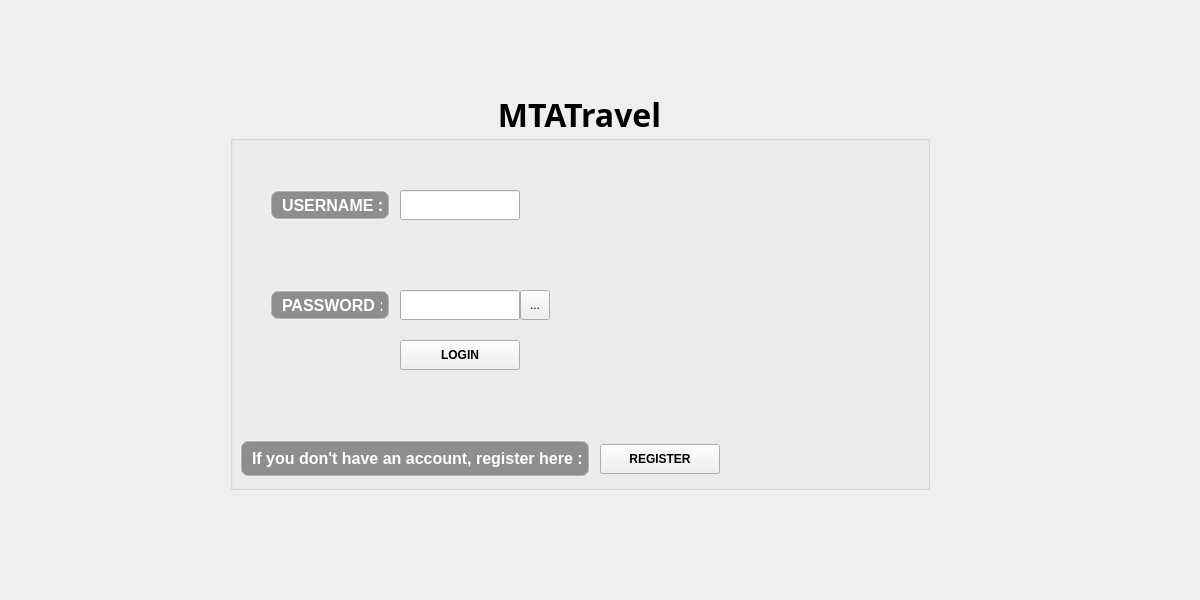
<?xml version="1.0" encoding="UTF-8"?>
<ui version="4.0">
 <class>MainWindow</class>
 <widget class="QMainWindow" name="MainWindow">
  <property name="geometry">
   <rect>
    <x>0</x>
    <y>0</y>
    <width>1200</width>
    <height>600</height>
   </rect>
  </property>
  <property name="windowTitle">
   <string>MTATravel</string>
  </property>
  <widget class="QWidget" name="centralwidget">
   <property name="styleSheet">
    <string notr="true">#centralwidget{
	background-image: url(:/images/assets/00.jpg);
background-repeat: no-repeat;
background-position: center;
}</string>
   </property>
   <widget class="QGroupBox" name="groupBox">
    <property name="geometry">
     <rect>
      <x>230</x>
      <y>90</y>
      <width>700</width>
      <height>400</height>
     </rect>
    </property>
    <property name="palette">
     <palette>
      <active/>
      <inactive/>
      <disabled/>
     </palette>
    </property>
    <property name="font">
     <font>
      <family>Swis721 BlkOul BT</family>
      <pointsize>24</pointsize>
      <italic>false</italic>
      <bold>true</bold>
     </font>
    </property>
    <property name="styleSheet">
     <string notr="true">background-repeat: no-repeat;
background-position: center;
border-color: qradialgradient(spread:repeat, cx:0.5, cy:0.5, radius:0.077, fx:0.5, fy:0.5, stop:0 rgba(0, 169, 255, 147), stop:0.497326 rgba(0, 0, 0, 147), stop:1 rgba(0, 169, 255, 147));</string>
    </property>
    <property name="title">
     <string>MTATravel</string>
    </property>
    <property name="alignment">
     <set>Qt::AlignmentFlag::AlignCenter</set>
    </property>
    <widget class="QLabel" name="label">
     <property name="geometry">
      <rect>
       <x>40</x>
       <y>100</y>
       <width>120</width>
       <height>30</height>
      </rect>
     </property>
     <property name="palette">
      <palette>
       <active>
        <colorrole role="WindowText">
         <brush brushstyle="SolidPattern">
          <color alpha="255">
           <red>0</red>
           <green>0</green>
           <blue>0</blue>
          </color>
         </brush>
        </colorrole>
        <colorrole role="Button">
         <brush brushstyle="SolidPattern">
          <color alpha="102">
           <red>0</red>
           <green>0</green>
           <blue>0</blue>
          </color>
         </brush>
        </colorrole>
        <colorrole role="Text">
         <brush brushstyle="SolidPattern">
          <color alpha="255">
           <red>255</red>
           <green>255</green>
           <blue>255</blue>
          </color>
         </brush>
        </colorrole>
        <colorrole role="ButtonText">
         <brush brushstyle="SolidPattern">
          <color alpha="255">
           <red>255</red>
           <green>255</green>
           <blue>255</blue>
          </color>
         </brush>
        </colorrole>
        <colorrole role="Base">
         <brush brushstyle="SolidPattern">
          <color alpha="102">
           <red>0</red>
           <green>0</green>
           <blue>0</blue>
          </color>
         </brush>
        </colorrole>
        <colorrole role="Window">
         <brush brushstyle="SolidPattern">
          <color alpha="102">
           <red>0</red>
           <green>0</green>
           <blue>0</blue>
          </color>
         </brush>
        </colorrole>
        <colorrole role="PlaceholderText">
         <brush brushstyle="SolidPattern">
          <color alpha="128">
           <red>255</red>
           <green>255</green>
           <blue>255</blue>
          </color>
         </brush>
        </colorrole>
       </active>
       <inactive>
        <colorrole role="WindowText">
         <brush brushstyle="SolidPattern">
          <color alpha="255">
           <red>0</red>
           <green>0</green>
           <blue>0</blue>
          </color>
         </brush>
        </colorrole>
        <colorrole role="Button">
         <brush brushstyle="SolidPattern">
          <color alpha="102">
           <red>0</red>
           <green>0</green>
           <blue>0</blue>
          </color>
         </brush>
        </colorrole>
        <colorrole role="Text">
         <brush brushstyle="SolidPattern">
          <color alpha="255">
           <red>255</red>
           <green>255</green>
           <blue>255</blue>
          </color>
         </brush>
        </colorrole>
        <colorrole role="ButtonText">
         <brush brushstyle="SolidPattern">
          <color alpha="255">
           <red>255</red>
           <green>255</green>
           <blue>255</blue>
          </color>
         </brush>
        </colorrole>
        <colorrole role="Base">
         <brush brushstyle="SolidPattern">
          <color alpha="102">
           <red>0</red>
           <green>0</green>
           <blue>0</blue>
          </color>
         </brush>
        </colorrole>
        <colorrole role="Window">
         <brush brushstyle="SolidPattern">
          <color alpha="102">
           <red>0</red>
           <green>0</green>
           <blue>0</blue>
          </color>
         </brush>
        </colorrole>
        <colorrole role="PlaceholderText">
         <brush brushstyle="SolidPattern">
          <color alpha="128">
           <red>255</red>
           <green>255</green>
           <blue>255</blue>
          </color>
         </brush>
        </colorrole>
       </inactive>
       <disabled>
        <colorrole role="WindowText">
         <brush brushstyle="SolidPattern">
          <color alpha="255">
           <red>255</red>
           <green>255</green>
           <blue>255</blue>
          </color>
         </brush>
        </colorrole>
        <colorrole role="Button">
         <brush brushstyle="SolidPattern">
          <color alpha="102">
           <red>0</red>
           <green>0</green>
           <blue>0</blue>
          </color>
         </brush>
        </colorrole>
        <colorrole role="Text">
         <brush brushstyle="SolidPattern">
          <color alpha="255">
           <red>255</red>
           <green>255</green>
           <blue>255</blue>
          </color>
         </brush>
        </colorrole>
        <colorrole role="ButtonText">
         <brush brushstyle="SolidPattern">
          <color alpha="255">
           <red>255</red>
           <green>255</green>
           <blue>255</blue>
          </color>
         </brush>
        </colorrole>
        <colorrole role="Base">
         <brush brushstyle="SolidPattern">
          <color alpha="102">
           <red>0</red>
           <green>0</green>
           <blue>0</blue>
          </color>
         </brush>
        </colorrole>
        <colorrole role="Window">
         <brush brushstyle="SolidPattern">
          <color alpha="102">
           <red>0</red>
           <green>0</green>
           <blue>0</blue>
          </color>
         </brush>
        </colorrole>
        <colorrole role="PlaceholderText">
         <brush brushstyle="SolidPattern">
          <color alpha="128">
           <red>255</red>
           <green>255</green>
           <blue>255</blue>
          </color>
         </brush>
        </colorrole>
       </disabled>
      </palette>
     </property>
     <property name="font">
      <font>
       <family>Segoe UI</family>
       <pointsize>-1</pointsize>
       <bold>true</bold>
      </font>
     </property>
     <property name="styleSheet">
      <string notr="true">QLabel {
    border: 2px solid rgba(255, 255, 255, 0.3); /* Linie albă semi-transparentă */
    border-radius: 8px; /* Colțuri ușor rotunjite */
    background-color: rgba(0, 0, 0, 0.4); /* Fundal negru semi-transparent */
    padding: 6px;
    color: white; /* Text alb pentru contrast */
    font-size: 16px;
    font-weight: bold;
    font-family: &quot;Segoe UI&quot;, Arial, sans-serif;
}

/* Stil pentru etichetele importante, ex: PASSWORD */
QLabel[highlight=&quot;true&quot;] {
    color: #ff4444; /* Roșu subtil */
    font-size: 14px;
    font-weight: bold;
}
</string>
     </property>
     <property name="text">
      <string>USERNAME : </string>
     </property>
    </widget>
    <widget class="QLabel" name="label_2">
     <property name="geometry">
      <rect>
       <x>40</x>
       <y>200</y>
       <width>120</width>
       <height>30</height>
      </rect>
     </property>
     <property name="palette">
      <palette>
       <active>
        <colorrole role="WindowText">
         <brush brushstyle="SolidPattern">
          <color alpha="255">
           <red>0</red>
           <green>0</green>
           <blue>0</blue>
          </color>
         </brush>
        </colorrole>
        <colorrole role="Button">
         <brush brushstyle="SolidPattern">
          <color alpha="102">
           <red>0</red>
           <green>0</green>
           <blue>0</blue>
          </color>
         </brush>
        </colorrole>
        <colorrole role="Text">
         <brush brushstyle="SolidPattern">
          <color alpha="255">
           <red>255</red>
           <green>255</green>
           <blue>255</blue>
          </color>
         </brush>
        </colorrole>
        <colorrole role="ButtonText">
         <brush brushstyle="SolidPattern">
          <color alpha="255">
           <red>255</red>
           <green>255</green>
           <blue>255</blue>
          </color>
         </brush>
        </colorrole>
        <colorrole role="Base">
         <brush brushstyle="SolidPattern">
          <color alpha="102">
           <red>0</red>
           <green>0</green>
           <blue>0</blue>
          </color>
         </brush>
        </colorrole>
        <colorrole role="Window">
         <brush brushstyle="SolidPattern">
          <color alpha="102">
           <red>0</red>
           <green>0</green>
           <blue>0</blue>
          </color>
         </brush>
        </colorrole>
        <colorrole role="PlaceholderText">
         <brush brushstyle="SolidPattern">
          <color alpha="128">
           <red>255</red>
           <green>255</green>
           <blue>255</blue>
          </color>
         </brush>
        </colorrole>
       </active>
       <inactive>
        <colorrole role="WindowText">
         <brush brushstyle="SolidPattern">
          <color alpha="255">
           <red>0</red>
           <green>0</green>
           <blue>0</blue>
          </color>
         </brush>
        </colorrole>
        <colorrole role="Button">
         <brush brushstyle="SolidPattern">
          <color alpha="102">
           <red>0</red>
           <green>0</green>
           <blue>0</blue>
          </color>
         </brush>
        </colorrole>
        <colorrole role="Text">
         <brush brushstyle="SolidPattern">
          <color alpha="255">
           <red>255</red>
           <green>255</green>
           <blue>255</blue>
          </color>
         </brush>
        </colorrole>
        <colorrole role="ButtonText">
         <brush brushstyle="SolidPattern">
          <color alpha="255">
           <red>255</red>
           <green>255</green>
           <blue>255</blue>
          </color>
         </brush>
        </colorrole>
        <colorrole role="Base">
         <brush brushstyle="SolidPattern">
          <color alpha="102">
           <red>0</red>
           <green>0</green>
           <blue>0</blue>
          </color>
         </brush>
        </colorrole>
        <colorrole role="Window">
         <brush brushstyle="SolidPattern">
          <color alpha="102">
           <red>0</red>
           <green>0</green>
           <blue>0</blue>
          </color>
         </brush>
        </colorrole>
        <colorrole role="PlaceholderText">
         <brush brushstyle="SolidPattern">
          <color alpha="128">
           <red>255</red>
           <green>255</green>
           <blue>255</blue>
          </color>
         </brush>
        </colorrole>
       </inactive>
       <disabled>
        <colorrole role="WindowText">
         <brush brushstyle="SolidPattern">
          <color alpha="255">
           <red>255</red>
           <green>255</green>
           <blue>255</blue>
          </color>
         </brush>
        </colorrole>
        <colorrole role="Button">
         <brush brushstyle="SolidPattern">
          <color alpha="102">
           <red>0</red>
           <green>0</green>
           <blue>0</blue>
          </color>
         </brush>
        </colorrole>
        <colorrole role="Text">
         <brush brushstyle="SolidPattern">
          <color alpha="255">
           <red>255</red>
           <green>255</green>
           <blue>255</blue>
          </color>
         </brush>
        </colorrole>
        <colorrole role="ButtonText">
         <brush brushstyle="SolidPattern">
          <color alpha="255">
           <red>255</red>
           <green>255</green>
           <blue>255</blue>
          </color>
         </brush>
        </colorrole>
        <colorrole role="Base">
         <brush brushstyle="SolidPattern">
          <color alpha="102">
           <red>0</red>
           <green>0</green>
           <blue>0</blue>
          </color>
         </brush>
        </colorrole>
        <colorrole role="Window">
         <brush brushstyle="SolidPattern">
          <color alpha="102">
           <red>0</red>
           <green>0</green>
           <blue>0</blue>
          </color>
         </brush>
        </colorrole>
        <colorrole role="PlaceholderText">
         <brush brushstyle="SolidPattern">
          <color alpha="128">
           <red>255</red>
           <green>255</green>
           <blue>255</blue>
          </color>
         </brush>
        </colorrole>
       </disabled>
      </palette>
     </property>
     <property name="font">
      <font>
       <family>Segoe UI</family>
       <pointsize>-1</pointsize>
       <bold>true</bold>
      </font>
     </property>
     <property name="styleSheet">
      <string notr="true">QLabel {
    border: 2px solid rgba(255, 255, 255, 0.3); /* Linie albă semi-transparentă */
    border-radius: 8px; /* Colțuri ușor rotunjite */
    background-color: rgba(0, 0, 0, 0.4); /* Fundal negru semi-transparent */
    padding: 6px;
    color: white; /* Text alb pentru contrast */
    font-size: 16px;
    font-weight: bold;
    font-family: &quot;Segoe UI&quot;, Arial, sans-serif;
}

/* Stil pentru etichetele importante, ex: PASSWORD */
QLabel[highlight=&quot;true&quot;] {
    color: #ff4444; /* Roșu subtil */
    font-size: 14px;
    font-weight: bold;
}
</string>
     </property>
     <property name="text">
      <string>PASSWORD :</string>
     </property>
    </widget>
    <widget class="QLineEdit" name="lineEdit">
     <property name="geometry">
      <rect>
       <x>170</x>
       <y>100</y>
       <width>120</width>
       <height>30</height>
      </rect>
     </property>
    </widget>
    <widget class="QLineEdit" name="lineEdit_2">
     <property name="geometry">
      <rect>
       <x>170</x>
       <y>200</y>
       <width>120</width>
       <height>30</height>
      </rect>
     </property>
    </widget>
    <widget class="QLabel" name="label_3">
     <property name="geometry">
      <rect>
       <x>10</x>
       <y>350</y>
       <width>350</width>
       <height>37</height>
      </rect>
     </property>
     <property name="palette">
      <palette>
       <active>
        <colorrole role="WindowText">
         <brush brushstyle="SolidPattern">
          <color alpha="255">
           <red>0</red>
           <green>0</green>
           <blue>0</blue>
          </color>
         </brush>
        </colorrole>
        <colorrole role="Button">
         <brush brushstyle="SolidPattern">
          <color alpha="102">
           <red>0</red>
           <green>0</green>
           <blue>0</blue>
          </color>
         </brush>
        </colorrole>
        <colorrole role="Light">
         <brush brushstyle="SolidPattern">
          <color alpha="255">
           <red>255</red>
           <green>0</green>
           <blue>0</blue>
          </color>
         </brush>
        </colorrole>
        <colorrole role="Text">
         <brush brushstyle="SolidPattern">
          <color alpha="255">
           <red>255</red>
           <green>255</green>
           <blue>255</blue>
          </color>
         </brush>
        </colorrole>
        <colorrole role="ButtonText">
         <brush brushstyle="SolidPattern">
          <color alpha="255">
           <red>255</red>
           <green>255</green>
           <blue>255</blue>
          </color>
         </brush>
        </colorrole>
        <colorrole role="Base">
         <brush brushstyle="SolidPattern">
          <color alpha="102">
           <red>0</red>
           <green>0</green>
           <blue>0</blue>
          </color>
         </brush>
        </colorrole>
        <colorrole role="Window">
         <brush brushstyle="SolidPattern">
          <color alpha="102">
           <red>0</red>
           <green>0</green>
           <blue>0</blue>
          </color>
         </brush>
        </colorrole>
        <colorrole role="PlaceholderText">
         <brush brushstyle="SolidPattern">
          <color alpha="128">
           <red>255</red>
           <green>255</green>
           <blue>255</blue>
          </color>
         </brush>
        </colorrole>
       </active>
       <inactive>
        <colorrole role="WindowText">
         <brush brushstyle="SolidPattern">
          <color alpha="255">
           <red>0</red>
           <green>0</green>
           <blue>0</blue>
          </color>
         </brush>
        </colorrole>
        <colorrole role="Button">
         <brush brushstyle="SolidPattern">
          <color alpha="102">
           <red>0</red>
           <green>0</green>
           <blue>0</blue>
          </color>
         </brush>
        </colorrole>
        <colorrole role="Light">
         <brush brushstyle="SolidPattern">
          <color alpha="255">
           <red>255</red>
           <green>0</green>
           <blue>0</blue>
          </color>
         </brush>
        </colorrole>
        <colorrole role="Text">
         <brush brushstyle="SolidPattern">
          <color alpha="255">
           <red>255</red>
           <green>255</green>
           <blue>255</blue>
          </color>
         </brush>
        </colorrole>
        <colorrole role="ButtonText">
         <brush brushstyle="SolidPattern">
          <color alpha="255">
           <red>255</red>
           <green>255</green>
           <blue>255</blue>
          </color>
         </brush>
        </colorrole>
        <colorrole role="Base">
         <brush brushstyle="SolidPattern">
          <color alpha="102">
           <red>0</red>
           <green>0</green>
           <blue>0</blue>
          </color>
         </brush>
        </colorrole>
        <colorrole role="Window">
         <brush brushstyle="SolidPattern">
          <color alpha="102">
           <red>0</red>
           <green>0</green>
           <blue>0</blue>
          </color>
         </brush>
        </colorrole>
        <colorrole role="PlaceholderText">
         <brush brushstyle="SolidPattern">
          <color alpha="128">
           <red>255</red>
           <green>255</green>
           <blue>255</blue>
          </color>
         </brush>
        </colorrole>
       </inactive>
       <disabled>
        <colorrole role="WindowText">
         <brush brushstyle="SolidPattern">
          <color alpha="255">
           <red>255</red>
           <green>255</green>
           <blue>255</blue>
          </color>
         </brush>
        </colorrole>
        <colorrole role="Button">
         <brush brushstyle="SolidPattern">
          <color alpha="102">
           <red>0</red>
           <green>0</green>
           <blue>0</blue>
          </color>
         </brush>
        </colorrole>
        <colorrole role="Light">
         <brush brushstyle="SolidPattern">
          <color alpha="255">
           <red>255</red>
           <green>0</green>
           <blue>0</blue>
          </color>
         </brush>
        </colorrole>
        <colorrole role="Text">
         <brush brushstyle="SolidPattern">
          <color alpha="255">
           <red>255</red>
           <green>255</green>
           <blue>255</blue>
          </color>
         </brush>
        </colorrole>
        <colorrole role="ButtonText">
         <brush brushstyle="SolidPattern">
          <color alpha="255">
           <red>255</red>
           <green>255</green>
           <blue>255</blue>
          </color>
         </brush>
        </colorrole>
        <colorrole role="Base">
         <brush brushstyle="SolidPattern">
          <color alpha="102">
           <red>0</red>
           <green>0</green>
           <blue>0</blue>
          </color>
         </brush>
        </colorrole>
        <colorrole role="Window">
         <brush brushstyle="SolidPattern">
          <color alpha="102">
           <red>0</red>
           <green>0</green>
           <blue>0</blue>
          </color>
         </brush>
        </colorrole>
        <colorrole role="PlaceholderText">
         <brush brushstyle="SolidPattern">
          <color alpha="128">
           <red>255</red>
           <green>255</green>
           <blue>255</blue>
          </color>
         </brush>
        </colorrole>
       </disabled>
      </palette>
     </property>
     <property name="font">
      <font>
       <family>Segoe UI</family>
       <pointsize>-1</pointsize>
       <bold>true</bold>
      </font>
     </property>
     <property name="styleSheet">
      <string notr="true">QLabel {
    border: 2px solid rgba(255, 255, 255, 0.3); /* Linie albă semi-transparentă */
    border-radius: 8px; /* Colțuri ușor rotunjite */
    background-color: rgba(0, 0, 0, 0.4); /* Fundal negru semi-transparent */
    padding: 6px;
    color: white; /* Text alb pentru contrast */
    font-size: 16px;
    font-weight: bold;
    font-family: &quot;Segoe UI&quot;, Arial, sans-serif;
}

/* Stil pentru etichetele importante, ex: PASSWORD */
QLabel[highlight=&quot;true&quot;] {
    color: #ff4444; /* Roșu subtil */
    font-size: 14px;
    font-weight: bold;
}
</string>
     </property>
     <property name="text">
      <string>If you don't have an account, register here :</string>
     </property>
    </widget>
    <widget class="QPushButton" name="pushButton">
     <property name="geometry">
      <rect>
       <x>170</x>
       <y>250</y>
       <width>120</width>
       <height>30</height>
      </rect>
     </property>
     <property name="font">
      <font>
       <family>Arial</family>
       <bold>true</bold>
      </font>
     </property>
     <property name="text">
      <string>LOGIN</string>
     </property>
    </widget>
    <widget class="QPushButton" name="pushButton_2">
     <property name="geometry">
      <rect>
       <x>370</x>
       <y>354</y>
       <width>120</width>
       <height>30</height>
      </rect>
     </property>
     <property name="font">
      <font>
       <family>Arial</family>
       <italic>false</italic>
       <bold>true</bold>
      </font>
     </property>
     <property name="text">
      <string>REGISTER</string>
     </property>
    </widget>
    <widget class="QToolButton" name="toolButton">
     <property name="geometry">
      <rect>
       <x>290</x>
       <y>200</y>
       <width>30</width>
       <height>30</height>
      </rect>
     </property>
     <property name="text">
      <string>...</string>
     </property>
    </widget>
    <widget class="QFrame" name="frame">
     <property name="geometry">
      <rect>
       <x>360</x>
       <y>100</y>
       <width>200</width>
       <height>200</height>
      </rect>
     </property>
     <property name="styleSheet">
      <string notr="true">background-image: url(:/images/assets/LOGO.png);
background-repeat: no-repeat;
background-position: center;
background-color: transparent;
border: none;
</string>
     </property>
     <property name="frameShape">
      <enum>QFrame::Shape::StyledPanel</enum>
     </property>
     <property name="frameShadow">
      <enum>QFrame::Shadow::Raised</enum>
     </property>
    </widget>
   </widget>
  </widget>
  <widget class="QMenuBar" name="menubar">
   <property name="geometry">
    <rect>
     <x>0</x>
     <y>0</y>
     <width>1200</width>
     <height>25</height>
    </rect>
   </property>
  </widget>
 </widget>
 <resources/>
 <connections/>
</ui>
